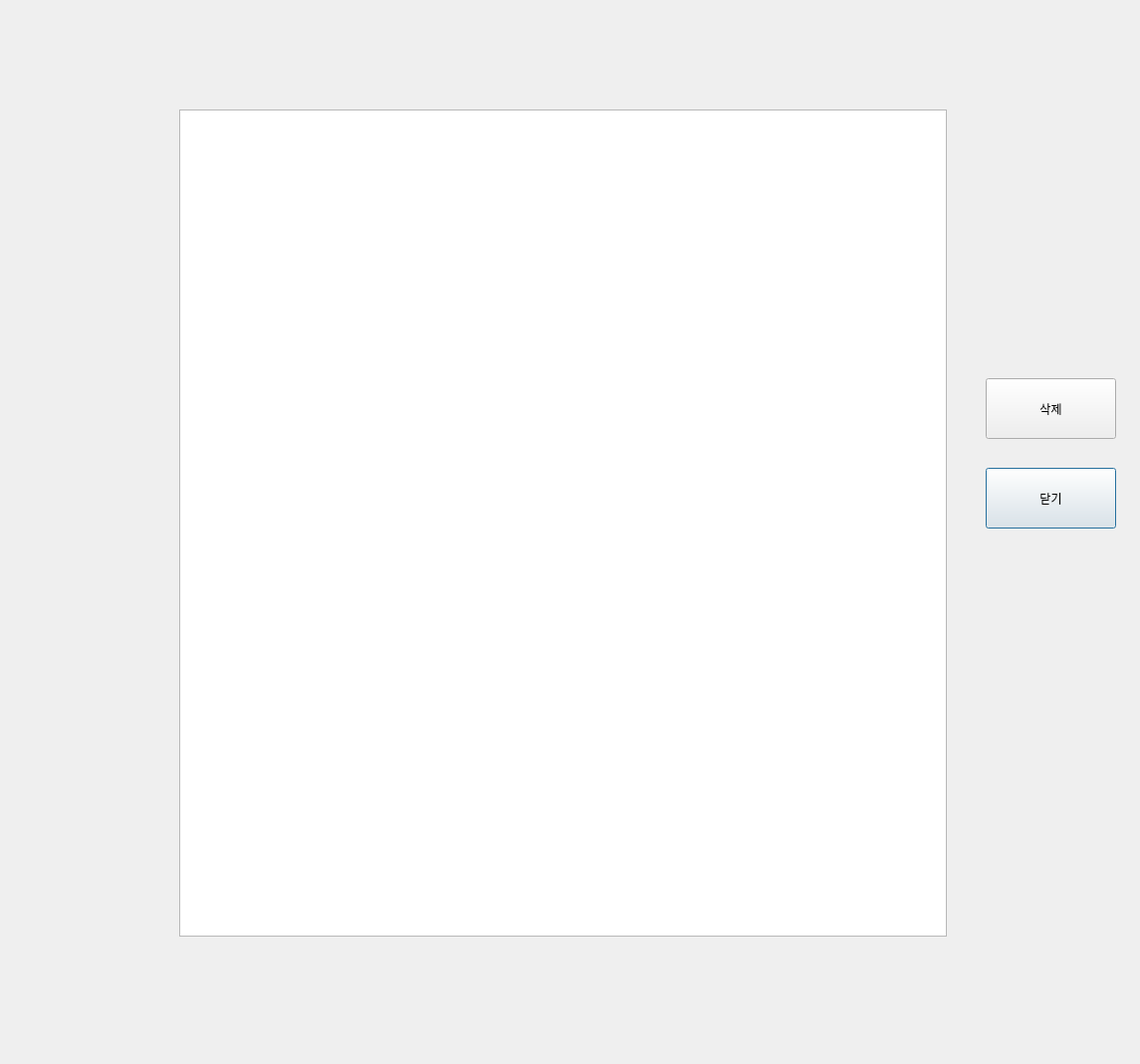
<?xml version="1.0" encoding="UTF-8"?>
<ui version="4.0">
 <class>ShowTable</class>
 <widget class="QDialog" name="ShowTable">
  <property name="geometry">
   <rect>
    <x>0</x>
    <y>0</y>
    <width>1145</width>
    <height>1069</height>
   </rect>
  </property>
  <property name="windowTitle">
   <string>Dialog</string>
  </property>
  <widget class="QTableWidget" name="tableWidget">
   <property name="geometry">
    <rect>
     <x>180</x>
     <y>110</y>
     <width>771</width>
     <height>831</height>
    </rect>
   </property>
  </widget>
  <widget class="QPushButton" name="pushButton">
   <property name="geometry">
    <rect>
     <x>990</x>
     <y>470</y>
     <width>131</width>
     <height>61</height>
    </rect>
   </property>
   <property name="text">
    <string>닫기</string>
   </property>
  </widget>
  <widget class="QPushButton" name="pushButton_2">
   <property name="geometry">
    <rect>
     <x>990</x>
     <y>380</y>
     <width>131</width>
     <height>61</height>
    </rect>
   </property>
   <property name="text">
    <string>삭제</string>
   </property>
  </widget>
 </widget>
 <resources/>
 <connections/>
</ui>
